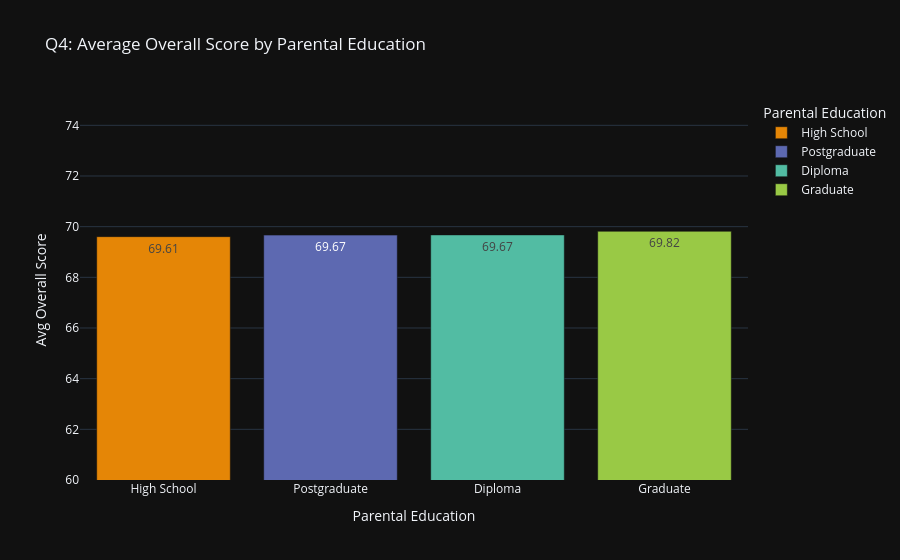

This figure's notebook cell:
### Markdown cell above
## Q4: Does parental education influence student achievement?

**Answer:** Only marginally. Average overall scores range from ~69.6 (High School)
to ~69.8 (Graduate) — differences of less than half a point, suggesting parental
education has little practical effect here.

### Code cell
parent_avg = df.groupby('parent_education', as_index=False)['overall_score'].mean().sort_values('overall_score')

fig = px.bar(
    parent_avg, x='parent_education', y='overall_score', color='parent_education',
    color_discrete_sequence=VIVID, text_auto='.2f',
    title='Q4: Average Overall Score by Parental Education',
    labels={'parent_education': 'Parental Education', 'overall_score': 'Avg Overall Score'}
)
fig.update_yaxes(range=[60, 75])
fig.show()

### Figure 1 — Plotly figure (JSON) as saved in the notebook; plotly's stock layout.template omitted (floating-point values rounded to 4 significant figures)
{"data": [{"hovertemplate": "Parental Education=%{x}<br>Avg Overall Score=%{y}<extra></extra>", "legendgroup": "High School", "marker": {"color": "rgb(229, 134, 6)", "pattern": {"shape": ""}}, "name": "High School", "orientation": "v", "showlegend": true, "textposition": "auto", "texttemplate": "%{y:.2f}", "type": "bar", "x": ["High School"], "xaxis": "x", "y": [69.61], "yaxis": "y"}, {"hovertemplate": "Parental Education=%{x}<br>Avg Overall Score=%{y}<extra></extra>", "legendgroup": "Postgraduate", "marker": {"color": "rgb(93, 105, 177)", "pattern": {"shape": ""}}, "name": "Postgraduate", "orientation": "v", "showlegend": true, "textposition": "auto", "texttemplate": "%{y:.2f}", "type": "bar", "x": ["Postgraduate"], "xaxis": "x", "y": [69.67], "yaxis": "y"}, {"hovertemplate": "Parental Education=%{x}<br>Avg Overall Score=%{y}<extra></extra>", "legendgroup": "Diploma", "marker": {"color": "rgb(82, 188, 163)", "pattern": {"shape": ""}}, "name": "Diploma", "orientation": "v", "showlegend": true, "textposition": "auto", "texttemplate": "%{y:.2f}", "type": "bar", "x": ["Diploma"], "xaxis": "x", "y": [69.67], "yaxis": "y"}, {"hovertemplate": "Parental Education=%{x}<br>Avg Overall Score=%{y}<extra></extra>", "legendgroup": "Graduate", "marker": {"color": "rgb(153, 201, 69)", "pattern": {"shape": ""}}, "name": "Graduate", "orientation": "v", "showlegend": true, "textposition": "auto", "texttemplate": "%{y:.2f}", "type": "bar", "x": ["Graduate"], "xaxis": "x", "y": [69.82], "yaxis": "y"}], "layout": {"barmode": "relative", "legend": {"title": {"text": "Parental Education"}, "tracegroupgap": 0}, "title": {"text": "Q4: Average Overall Score by Parental Education"}, "xaxis": {"anchor": "y", "categoryarray": ["High School", "Postgraduate", "Diploma", "Graduate"], "categoryorder": "array", "domain": [0, 1], "title": {"text": "Parental Education"}}, "yaxis": {"anchor": "x", "domain": [0, 1], "range": [60, 75], "title": {"text": "Avg Overall Score"}}}}
